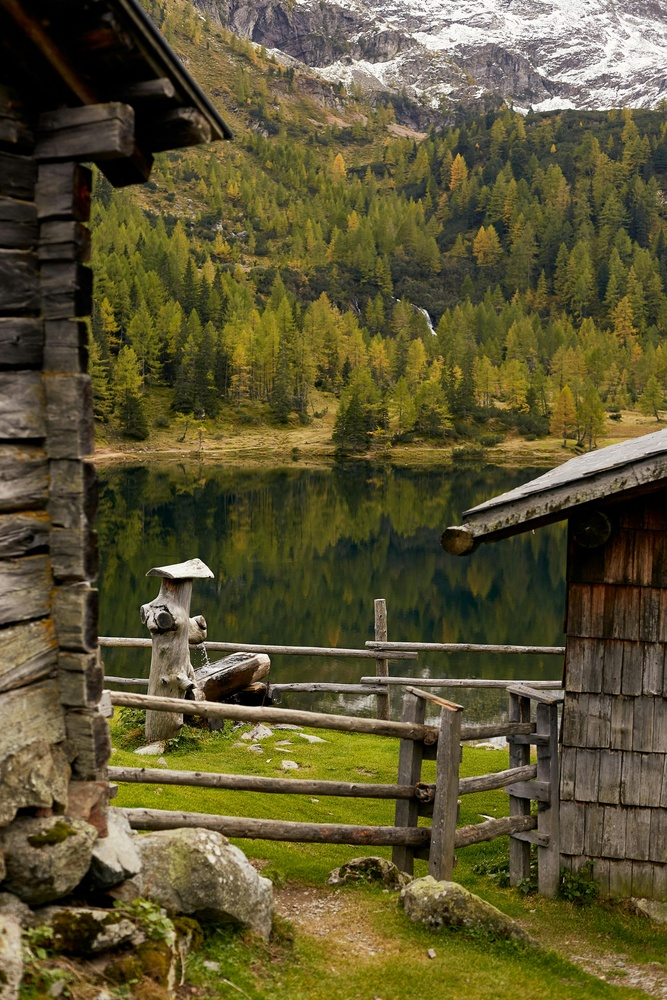
#> input picture pexels-michael-fischer-2156849519-34408249.jpg, 667 x 1000 px, shrunk from 3783 x 5675 before the run
$ jupyter execute Fourier_Image_Enhancement.ipynb   (shell and % lines are left out)
#> lines starting #> are read from the running program, lines starting #| are printed output that depends on the picture
[cell 1]
import cv2
import numpy as np
from matplotlib import pyplot as plt

[cell 2]
# Load the original image
img = cv2.imread('pexels-michael-fischer-2156849519-34408249.jpg', 0)
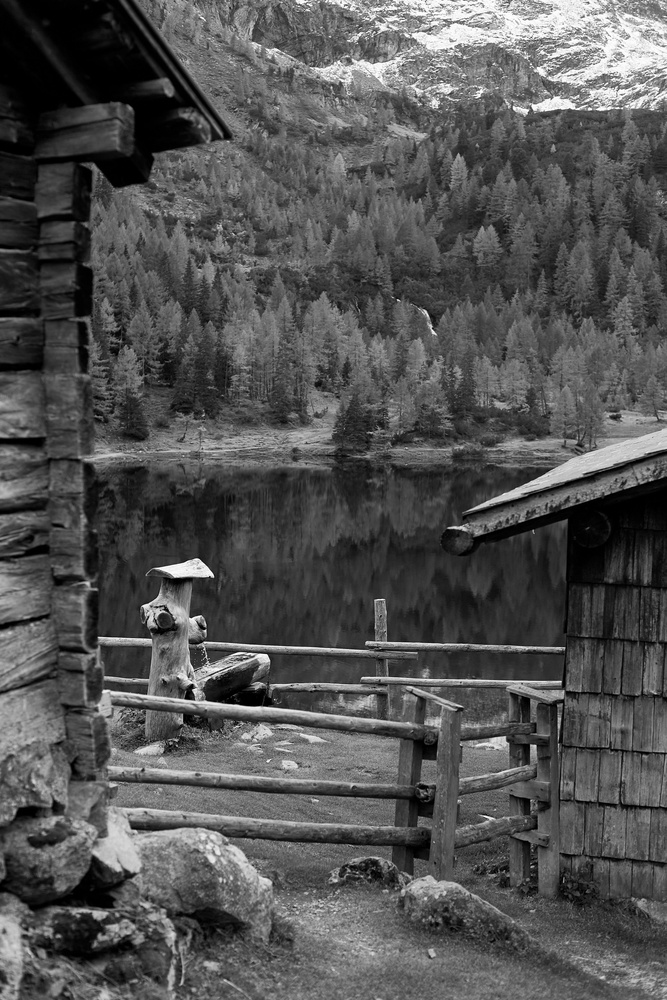
#> img: shape (1000, 667); min 0, max 255, mean 82.7

# Display the original image
plt.figure(figsize=(10, 8))
plt.imshow(img, cmap='gray')
plt.title('Original Image')
plt.axis('off')
plt.show()

[cell 3]
f = np.fft.fft2(img)
fshift = np.fft.fftshift(f)
magnitude_spectrum = 20 * np.log(np.abs(fshift) + 1) # Added +1 to avoid log(0)
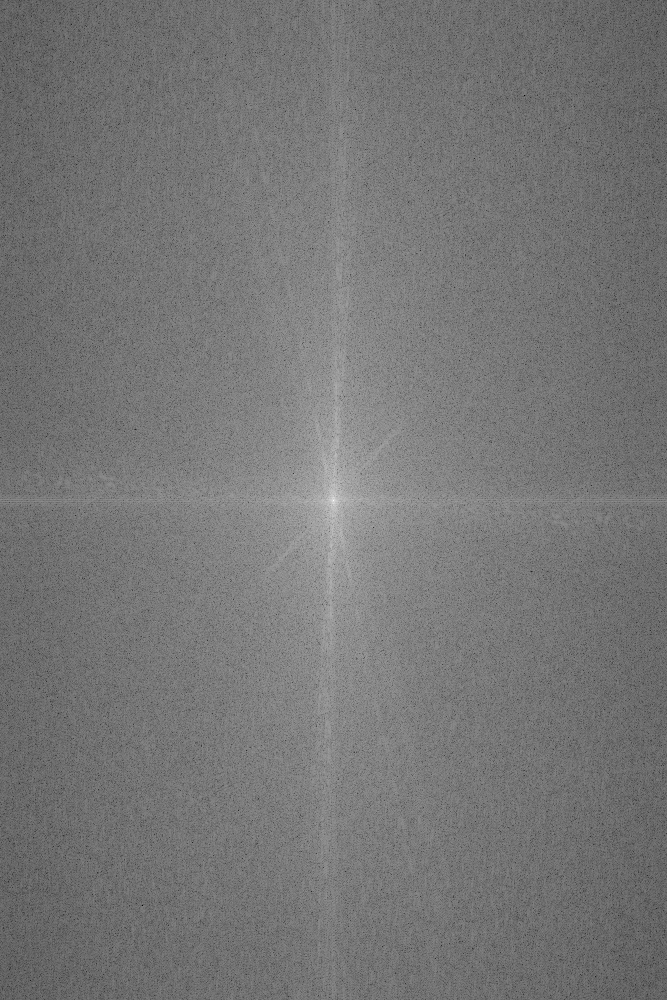
#> magnitude_spectrum: shape (1000, 667) float64; min 22.7, max 356.5, mean 177.5; drawn with min black and max white

plt.figure(figsize=(12, 6))
plt.subplot(121),plt.imshow(img, cmap = 'gray')
plt.title('Input Image'), plt.xticks([]), plt.yticks([])
plt.subplot(122),plt.imshow(magnitude_spectrum, cmap = 'gray')
plt.title('Magnitude Spectrum'), plt.xticks([]), plt.yticks([])
plt.show()
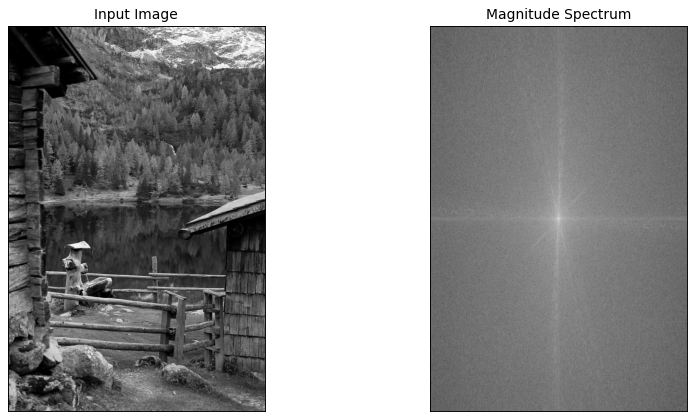
#> figure drawn by matplotlib, 2 panels

[cell 4]
rows, cols = img.shape
#> rows = 1000; cols = 667
crow, ccol = rows // 2, cols // 2
#> crow = 500; ccol = 333

# High Pass Filter - High Frequency allowed, Low Frequency blocked
# Create a mask with center square is 0, remaining all ones
mask = np.ones((rows, cols), np.uint8)
r = 30
center = [crow, ccol]
#> center = [500, 333]
x, y = np.ogrid[:rows, :cols]
#> x = 1000 values from 0 to 999
mask_area = (x - center[0]) ** 2 + (y - center[1]) ** 2 <= r*r
mask[mask_area] = 0

# Apply mask and inverse DFT
fshift_filtered = fshift * mask
f_ishift = np.fft.ifftshift(fshift_filtered)
img_back = np.fft.ifft2(f_ishift)
img_back = np.abs(img_back)
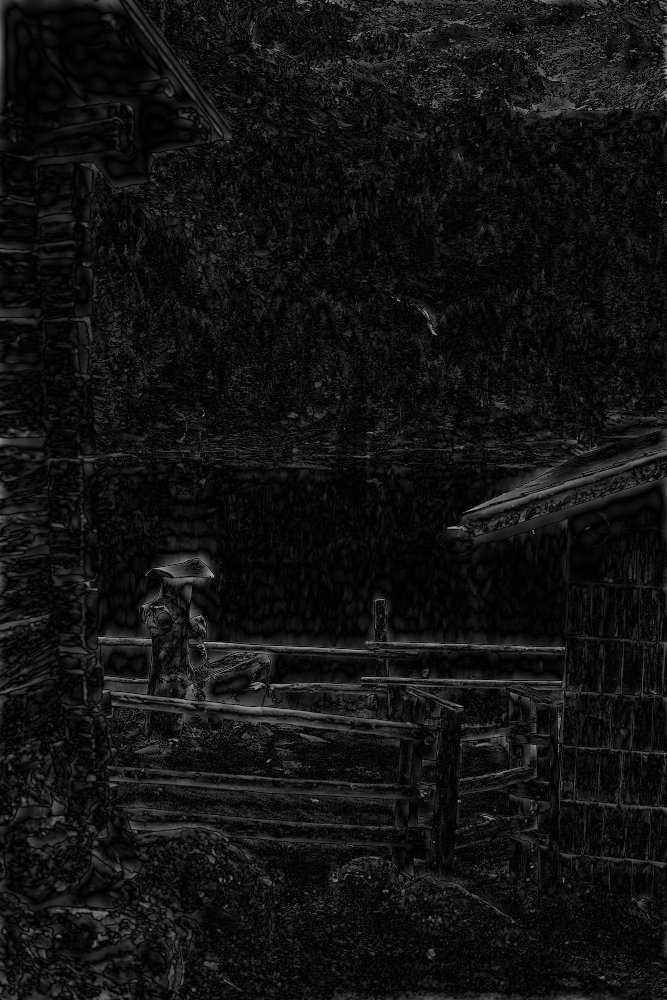
#> img_back: shape (1000, 667) float64; min 4.73e-05, max 178.3, mean 18.5

# Display the results
plt.figure(figsize=(12, 6))
plt.subplot(131),plt.imshow(img, cmap = 'gray')
plt.title('Input Image'), plt.xticks([]), plt.yticks([])

plt.subplot(132),plt.imshow(mask, cmap = 'gray')
plt.title('Mask (High Pass Filter)'), plt.xticks([]), plt.yticks([])

plt.subplot(133),plt.imshow(img_back, cmap = 'gray')
plt.title('Image after HPF'), plt.xticks([]), plt.yticks([])

plt.show()
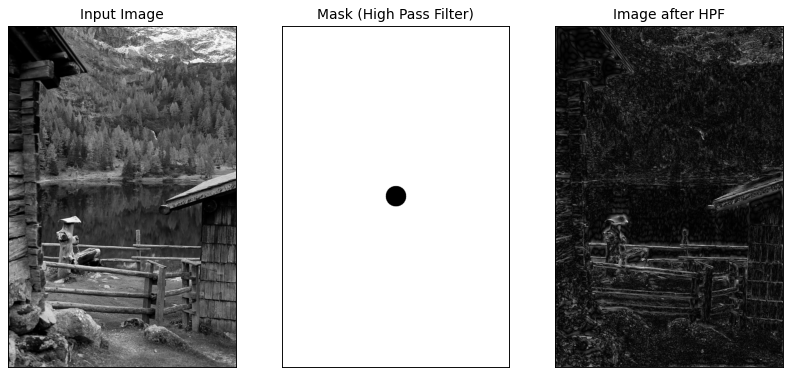
#> figure drawn by matplotlib, 3 panels

[cell 5]
# Low Pass Filter - Low Frequency allowed, High Frequency blocked
# Create a mask with center square is 1, remaining all zeros
rows, cols = img.shape
crow, ccol = rows // 2, cols // 2
mask_lpf = np.zeros((rows, cols), np.uint8)
r = 30
center = [crow, ccol]
x, y = np.ogrid[:rows, :cols]
mask_area = ( (x - center[0]) ** 2 + (y - center[1]) ** 2 <= r*r )
mask_lpf[mask_area] = 1

# Apply mask and inverse DFT
fshift_filtered_lpf = fshift * mask_lpf
f_ishift_lpf = np.fft.ifftshift(fshift_filtered_lpf)
img_back_lpf = np.fft.ifft2(f_ishift_lpf)
img_back_lpf = np.abs(img_back_lpf)
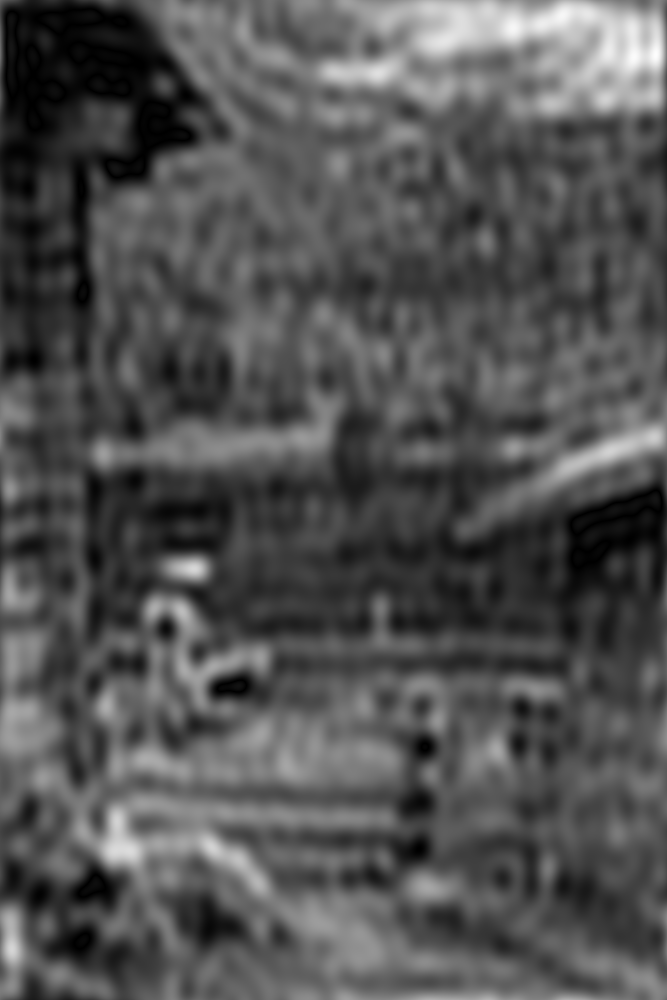
#> img_back_lpf: shape (1000, 667) float64; min 0.000125, max 253.8, mean 82.8

# Display the results
plt.figure(figsize=(12, 6))
plt.subplot(131),plt.imshow(img, cmap = 'gray')
plt.title('Input Image'), plt.xticks([]), plt.yticks([])

plt.subplot(132),plt.imshow(mask_lpf, cmap = 'gray')
plt.title('Mask (Low Pass Filter)'), plt.xticks([]), plt.yticks([])

plt.subplot(133),plt.imshow(img_back_lpf, cmap = 'gray')
plt.title('Image after LPF (Blurring)'), plt.xticks([]), plt.yticks([])

plt.show()
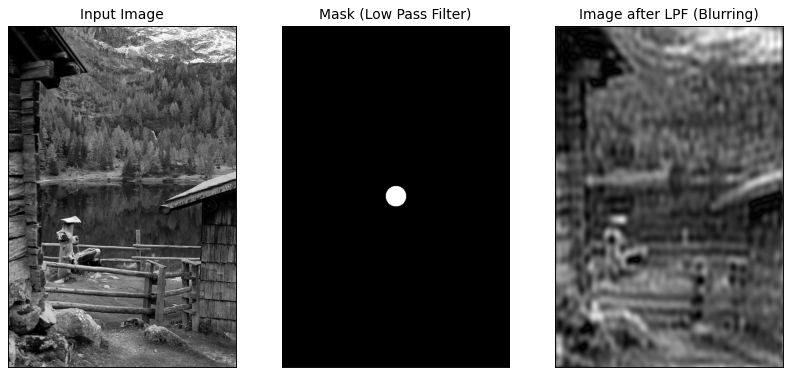
#> figure drawn by matplotlib, 3 panels
